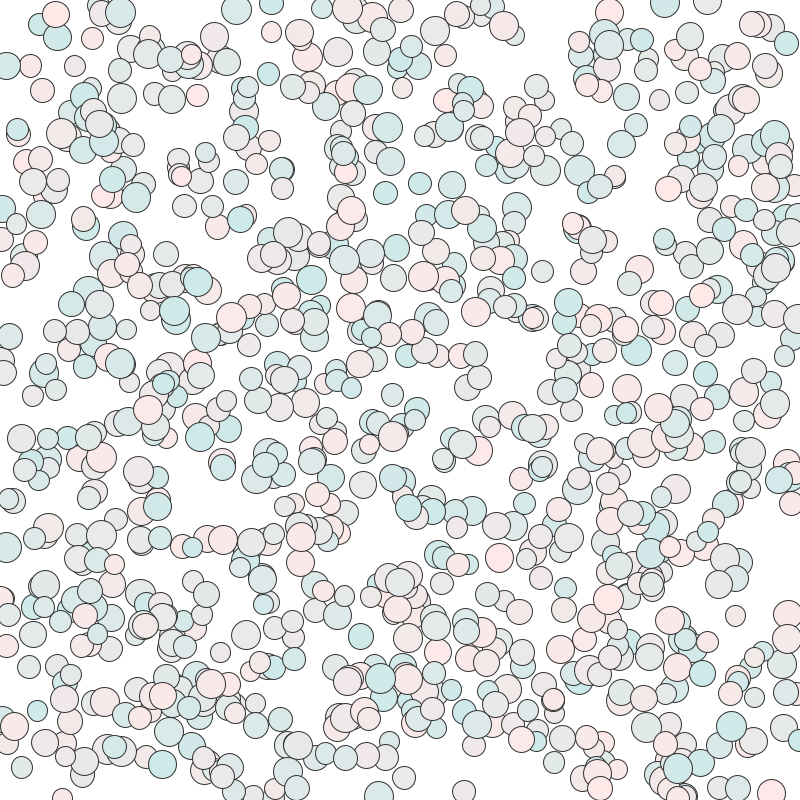
Frame 1 (no input)
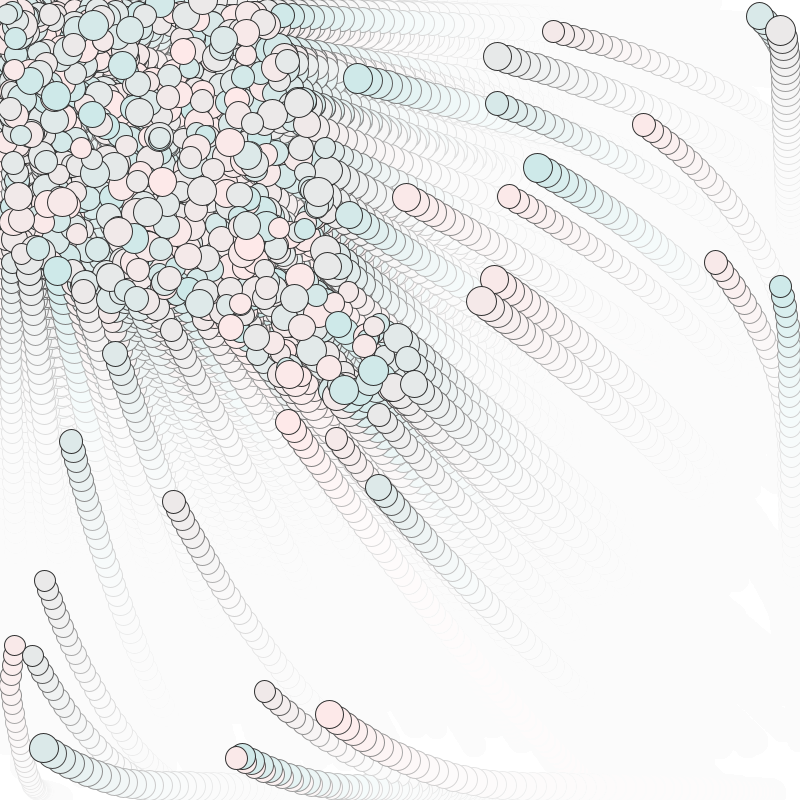
Frame 60 (the mouse pressed at the canvas centre just before this capture)
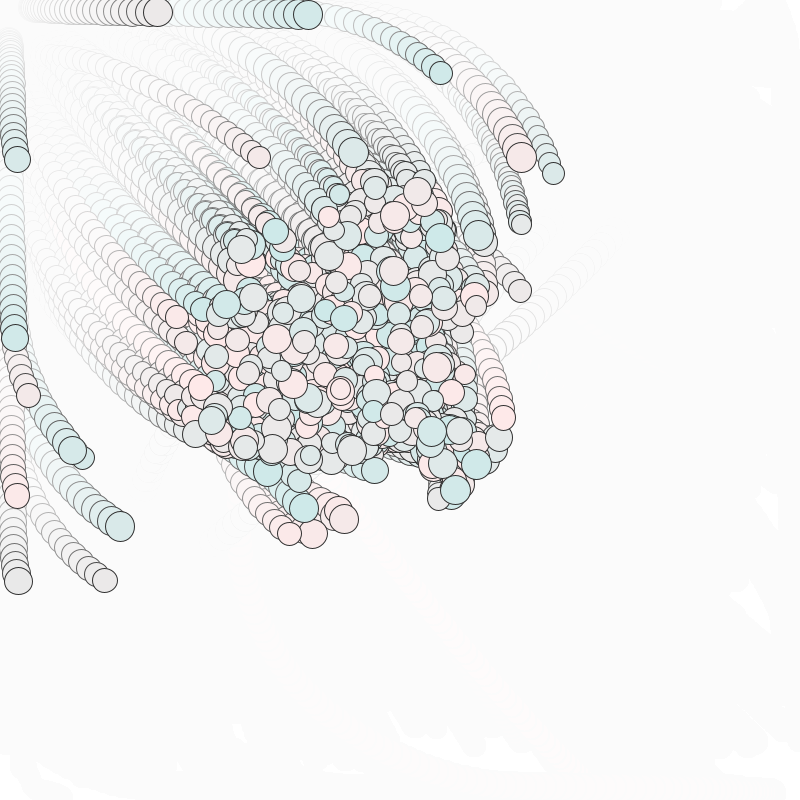
Frame 120 (the mouse held since frame 60 and released just before this capture)

The Processing sketch that drew these frames (run headless with seeded random() and noise(); from frame 60 on, the mouse is pressed at the canvas centre):

// Processing sketch: vector3_mouseArray
// ── vector3_mouseArray.pde
//declaring a instantitaion object from the Ball class
//Ball ballA = new Ball(); 
//Ball[] balls = new Ball[10];
ArrayList<Ball> balls = new ArrayList<Ball>();
float ballSize = 1000;


void setup(){
  size(800,800);
  background(255);
  //initializing objects
  for(int i = 0; i < ballSize; i ++){
    float x = random(width);
    float y = random(height);
    balls.add(new Ball(new PVector(x,y)));
    //balls[i] = new Ball();
  }
}

void draw(){
  
  stroke(20);
  //using single object instantiation
  //ballA.update();
  //ballA.display(); // the ballA is drawn with the default values;
  //ballA.edge();
  
  //using ArrayList
  for(int i = 0; i < balls.size(); i ++){
      Ball b = balls.get(i);
      b.update();
      b.display();
      b.edge();
  }
  
  // using array
  //for(int i = 0; i < balls.length; i ++){
  //  balls[i].update();
  //  balls[i].display();       
  //  balls[i].edge();
  //}
  
  fill(255,30);
  noStroke();
  rect(0,0,width,height);
}

// ── Ball.pde
class Ball{
  //Declare locations and speed as Vectors
  PVector location;
  PVector velocity;
  PVector acceleration;
  float mass;
  color c;
   
  //first version of defalt constructor
  Ball(){
    location = new PVector(random(width),random(height));
    velocity = new PVector(0,0); 
    acceleration = new PVector(0.01,0.01);
    mass = random(20,30);
    c = color(random(200,255),230,230);
  }
  
  //Second version of constructor where user inputs are expected
  Ball(PVector pos){
    location = pos;
    velocity = new PVector(0,0); 
    acceleration = new PVector(0.01,0.01);
    mass = random(20,30);
    c = color(random(200,255),230,230);
  }
   
  
  void update(){
    //we want the ball to move towards the mouse 
    //we will calculate the direction vector so we know how much we are moving from the object to mouse
    PVector mouse = new PVector(mouseX,mouseY);
    PVector direction = PVector.sub(mouse,location);
   
    //take a vector of any length, keep its direction and turn it into a unity vector with a length of 1
    //we use normalize here so we can scale the acc as much as we want 
    (direction.normalize()).mult(0.5);
    acceleration = direction;
    
    //then we update
    velocity.add(acceleration);
    velocity.limit(10); //this limits the maxium velocity to 10
    location.add(velocity);
  }
  
  void display(){
    fill(c);
    circle(location.x,location.y,mass);
  }
  
  void edge(){       
    if(location.x > (width-mass/2) || location.x < mass/2){
      velocity.x *= -1;
      acceleration.x *= -1;
    }
    
    if(location.y > (height-mass/2) || location.y < mass/2){
      velocity.y *= -1;
      acceleration.y *= -1;
    }
  }

}
